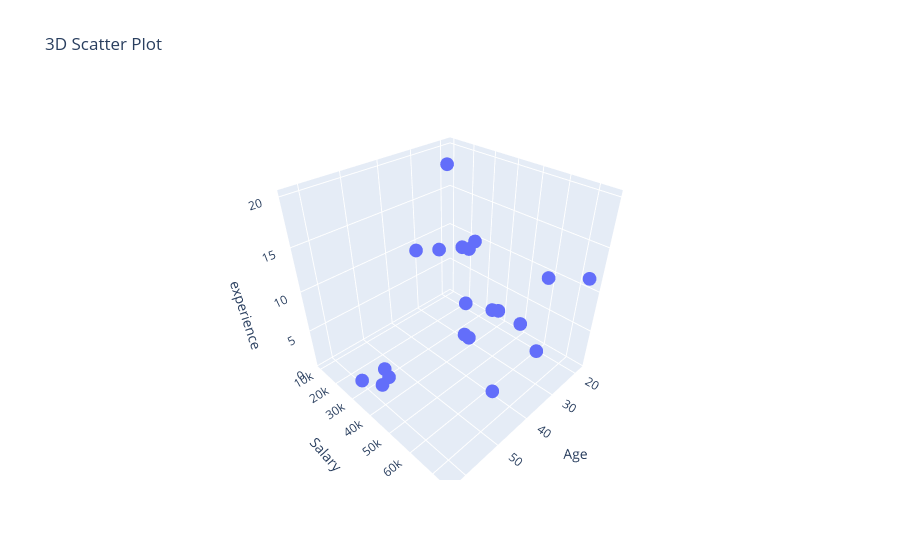

Notebook source saved alongside this figure:
### Code cell
fig = px.scatter_3d(df, x='Age', y='Salary', z='experience', title='3D Scatter Plot')
fig.show()

### Figure 1 — Plotly figure (JSON) as saved in the notebook; plotly's stock layout.template omitted (floating-point values rounded to 4 significant figures)
{"data": [{"hovertemplate": "Age=%{x}<br>Salary=%{y}<br>experience=%{z}<extra></extra>", "legendgroup": "", "marker": {"color": "#636efa", "symbol": "circle"}, "mode": "markers", "name": "", "scene": "scene", "showlegend": false, "type": "scatter3d", "x": [22, 58, 19, 35, 27, 63, 24, 41, 18, 29, 55, 26, 47, 31, 20, 38, 60, 23, 44, 28], "y": [25000, 35000, 39000, 42000, 45000, 50000, 55000, 52000, 17000, 20000, 31000, 65000, 70000, 10000, 75000, 47000, 27000, 63000, 57000, 23000], "z": [1.6, 1.0, 2.0, 3.0, 5.0, 7.0, 4.0, 6.0, 8.0, 10.0, 1.5, 2.5, 4.5, 9.0, 12.0, 15.0, 0.5, 11.0, 18.0, 20.0]}], "layout": {"legend": {"tracegroupgap": 0}, "scene": {"domain": {"x": [0, 1], "y": [0, 1]}, "xaxis": {"title": {"text": "Age"}}, "yaxis": {"title": {"text": "Salary"}}, "zaxis": {"title": {"text": "experience"}}}, "title": {"text": "3D Scatter Plot"}}}
